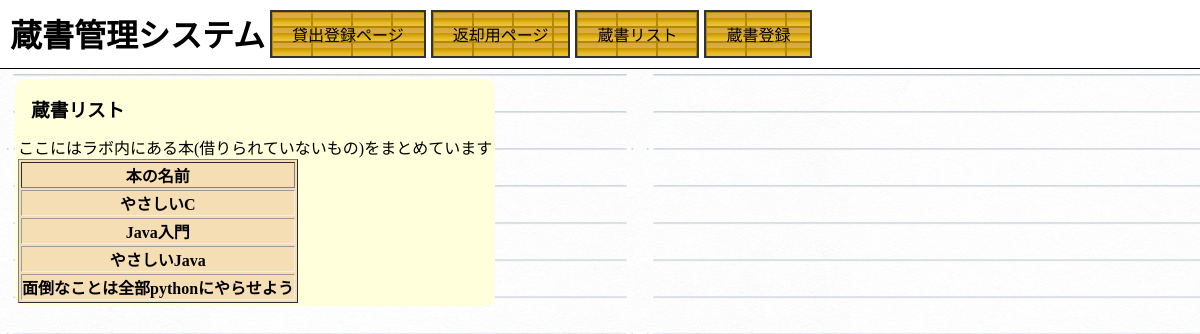
The page /registration/book_list on the database as committed earlier.
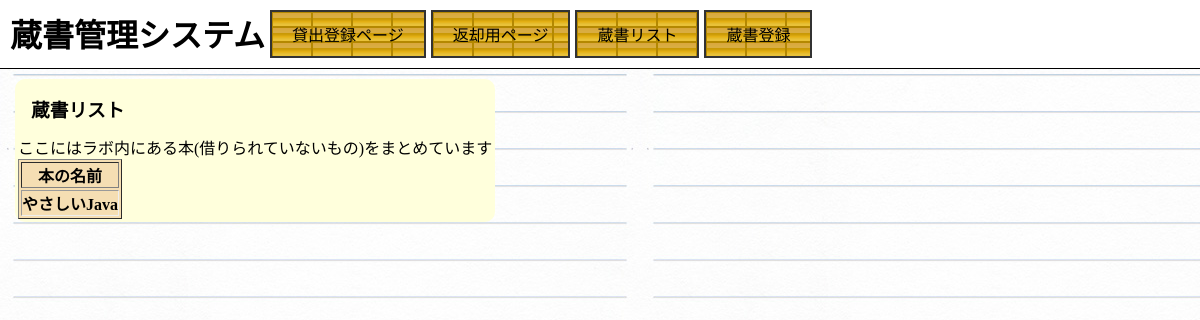
The same page on the database as committed later.
### registration/models.py (models this page shows)
class Registration(models.Model):
    book = models.CharField(max_length=100)
    user = models.CharField(max_length=20)
    day = models.CharField(max_length=20, default='なし')
    status = models.CharField(max_length=10)
    mail = models.CharField(max_length=30)
    who_want = models.CharField(max_length=20)

### registration/views.py (the view)
def book_list(request):
    d = {'In_lab': Registration.objects.filter(status="ラボ内")}
    return render(request, 'regist/book_list.html', d)

### registration/templates/regist/book_list.html (shortened to what this page needs)
{% extends "base.html" %}
{% block content %}
<div>
    <div class="naraberu">
    <div class="tablese">
    <h3 class="name" style="width:123px;">蔵書リスト</h3>
        <p>ここにはラボ内にある本(借りられていないもの)をまとめています</p>
    <table border="1" class = "table">
        <thead>
        <tr>
            <th>本の名前</th>
        </tr>
        </thead>
        <thead>
        {% for books in In_lab %}
        <tr class="tables">
            <th>{{ books.book }}</th>
        </tr>
        {% endfor %}
        </thead>
    </table>
    </div></div>
</div>
{% endblock content %}

Rows that differ between the two databases and show on the page:
removed Registration: book "やさしいC"
removed Registration: book "Java入門"
removed Registration: book "面倒なことは全部pythonにやらせよう"
